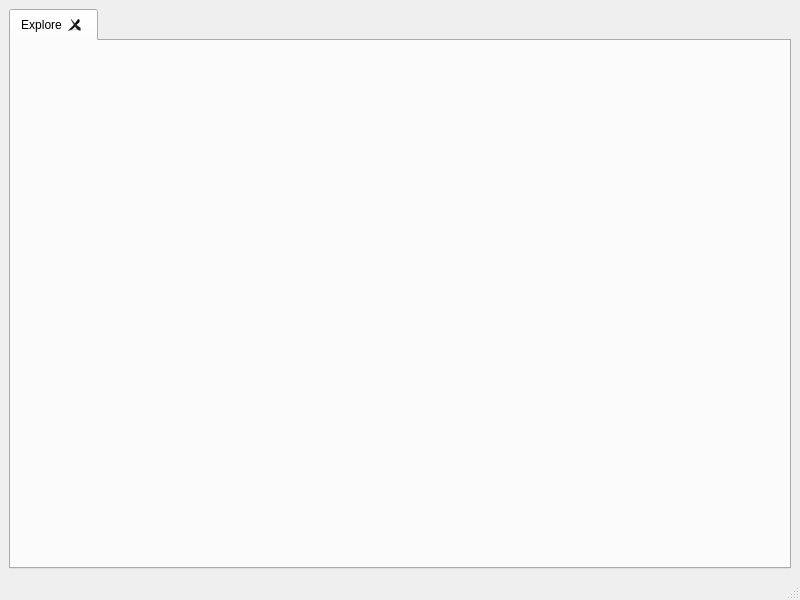
<?xml version="1.0" encoding="UTF-8"?>
<ui version="4.0">
 <class>MainWindow</class>
 <widget class="QMainWindow" name="MainWindow">
  <property name="geometry">
   <rect>
    <x>0</x>
    <y>0</y>
    <width>800</width>
    <height>600</height>
   </rect>
  </property>
  <property name="windowTitle">
   <string>Panda Eye</string>
  </property>
  <widget class="QWidget" name="centralwidget">
   <layout class="QHBoxLayout" name="horizontalLayout">
    <item>
     <widget class="QTabWidget" name="tabWidget">
      <property name="currentIndex">
       <number>0</number>
      </property>
      <property name="tabsClosable">
       <bool>true</bool>
      </property>
      <widget class="QWidget" name="tab_exploring">
       <attribute name="title">
        <string>Explore</string>
       </attribute>
       <layout class="QHBoxLayout" name="horizontalLayout_2">
        <item>
         <widget class="ExploringWidget" name="exploring_widget" native="true"/>
        </item>
       </layout>
      </widget>
     </widget>
    </item>
   </layout>
  </widget>
  <widget class="QMenuBar" name="menubar">
   <property name="geometry">
    <rect>
     <x>0</x>
     <y>0</y>
     <width>800</width>
     <height>22</height>
    </rect>
   </property>
  </widget>
  <widget class="QStatusBar" name="statusbar"/>
 </widget>
 <customwidgets>
  <customwidget>
   <class>ExploringWidget</class>
   <extends>QWidget</extends>
   <header>exploring_widget.hpp</header>
   <container>1</container>
  </customwidget>
 </customwidgets>
 <resources/>
 <connections/>
</ui>
